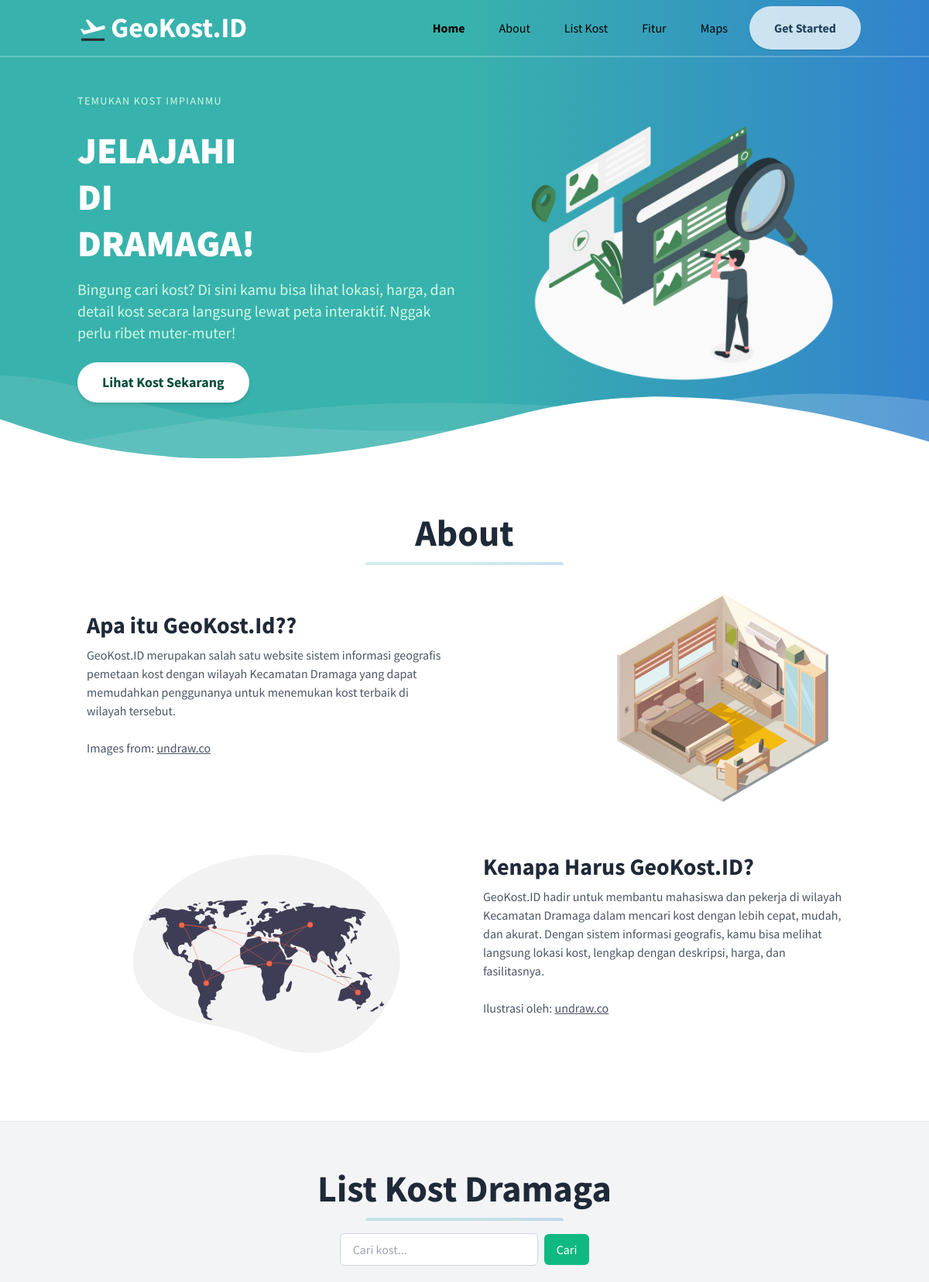
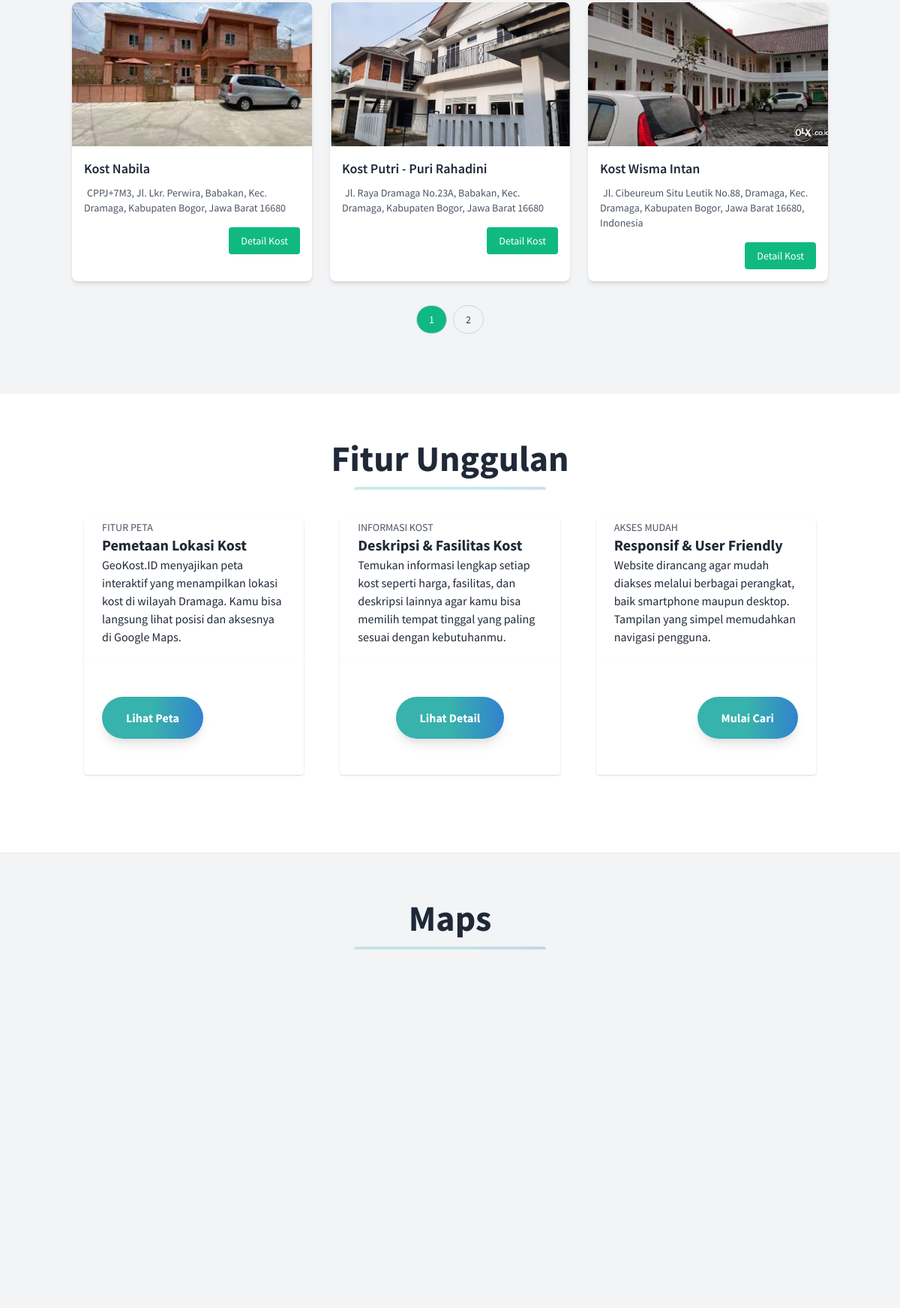
The app's page /index2.php (upper part) with its own data (2 pictures, top to bottom).
### tables this page shows
CREATE TABLE `maps` (
  `id` int UNSIGNED NOT NULL,
  `title` varchar(100) NOT NULL,
  `description` text NOT NULL,
  `info` text NOT NULL,
  `image` varchar(100) DEFAULT NULL,
  `latitude` varchar(40) NOT NULL,
  `longitude` varchar(40) NOT NULL,
  `created_at` timestamp NULL DEFAULT NULL,
  `updated_at` timestamp NULL DEFAULT NULL
);

### index2.php (the view, shortened to what this page needs)
<?php include "header.php"; ?>
<section id="home" data-aos="fade-up">
    <div class="pt-24 gradient text-white">
        <div class="container flex flex-col-reverse items-center px-3 mx-auto md:flex-row">
            <div
                class="flex flex-col items-start justify-center w-full text-center md:w-1/2 md:text-left animate-fadeInLeft">
                <p class="w-full uppercase tracking-widest text-sm text-green-100 mb-2">Temukan Kost Impianmu</p>
                <h1 class="my-4 text-5xl font-extrabold leading-tight">
                    JELAJAHI DI<span
                        class="bg-clip-text text-transparent bg-gradient-to-r from-lime-400 to-green-600">GeoKost.ID</span>
                    DRAMAGA!
                </h1>
                <p class="mb-6 text-xl text-green-100">
                    Bingung cari kost? Di sini kamu bisa lihat lokasi, harga, dan detail kost secara langsung lewat
                    peta
                    interaktif. Nggak perlu ribet muter-muter!
                </p>
                <button id="navAction"
                    class="px-8 py-3 text-lg font-bold text-green-900 bg-white rounded-full shadow-md hover:shadow-xl transition-all duration-300 hover:bg-green-100"
                    onclick="location.href='#kost'">
                    Lihat Kost Sekarang
                </button>
            </div>
            <div class="w-full mb-8 md:mb-0 md:w-1/2 flex justify-center md:justify-end animate-fadeInRight">
                <img class="w-full max-w-md drop-shadow-xl" src="assets/hero.png" alt="Hero Image" />
            </div>
        </div>
    </div>
</section>
<div class="relative -mt-12 lg:-mt-24">
</div>
<section id="about" class="py-8 bg-white border-b" data-aos="fade-up">
    <div class="container max-w-5xl m-8 mx-auto">
        <h1 class="w-full my-2 text-5xl font-bold leading-tight text-center text-gray-800">About</h1>
        <div class="w-full mb-4">
            <div class="w-64 h-1 py-0 mx-auto my-0 rounded-t opacity-25 gradient"></div>
        </div>
        <div class="flex flex-wrap items-center">
            <div class="w-full px-6 mb-6 md:w-1/2 md:mb-0">
                <h3 class="mb-3 text-3xl font-bold leading-none text-gray-800">Apa itu GeoKost.Id??</h3>
                <p class="mb-8 text-gray-600">
                    GeoKost.ID merupakan salah satu website sistem informasi geografis
                    pemetaan kost dengan wilayah Kecamatan Dramaga yang dapat memudahkan penggunanya untuk
                    menemukan
                    kost terbaik di wilayah tersebut.<br /><br />
                    Images from: <a class="text-orange-500 underline" href="https://undraw.co/">undraw.co</a>
                </p>
            </div>
            <div class="w-full md:w-1/2 flex justify-center md:justify-end px-6">
                <img src="assets/room.png" alt="gambar hero section" class="w-4/5 md:w-3/4 lg:w-2/3" />
            </div>
        </div>
        <div class="flex flex-col-reverse flex-wrap sm:flex-row">
            <div class="w-full p-6 mt-6 sm:w-1/2">
            </div>
            <div class="w-full p-6 mt-6 sm:w-1/2">
                <div class="align-middle">
                    <h3 class="mb-3 text-3xl font-bold leading-none text-gray-800">Kenapa Harus GeoKost.ID?</h3>
                    <p class="mb-8 text-gray-600">
                        GeoKost.ID hadir untuk membantu mahasiswa dan pekerja di wilayah Kecamatan Dramaga dalam
                        mencari kost
                        dengan lebih cepat, mudah, dan akurat. Dengan sistem informasi geografis, kamu bisa
                        melihat
                        langsung
                        lokasi kost, lengkap dengan deskripsi, harga, dan fasilitasnya.<br /><br />
                        Ilustrasi oleh: <a class="text-orange-500 underline" href="https://undraw.co/">undraw.co</a>
                    </p>
                </div>
            </div>
        </div>
    </div>
</section>
<?php
$limit = 3;
$page = isset($_GET['page']) ? (int) $_GET['page'] : 1;
$offset = ($page - 1) * $limit;
$search = isset($_GET['search']) ? trim($_GET['search']) : '';
$countSql = "SELECT COUNT(*) FROM maps";
$totalQuery = $pdo->prepare($countSql);
$totalQuery->execute();
$totalData = $totalQuery->fetchColumn();
$totalPages = ceil($totalData / $limit);
$dataSql = "SELECT * FROM maps";
$dataSql .= " ORDER BY id DESC LIMIT :limit OFFSET :offset";
$query = $pdo->prepare($dataSql);
$query->bindValue(':limit', $limit, PDO::PARAM_INT);
$query->bindValue(':offset', $offset, PDO::PARAM_INT);
$query->execute();
$data = $query->fetchAll(PDO::FETCH_ASSOC);
?>
<section id="kost" class="py-8 bg-gray-100" data-aos="fade-left">
    <div class="container px-2 pt-4 pb-12 mx-auto text-gray-800">
        <h1 class="w-full my-2 text-5xl font-bold leading-tight text-center text-gray-800">List Kost Dramaga</h1>
        <div class="w-full mb-4">
            <div class="w-64 h-1 py-0 mx-auto my-0 rounded-t opacity-25 gradient"></div>
        </div>
        <div class="mb-6 text-center">
            <form id="searchForm" method="GET" action="#kost" class="flex justify-center items-center gap-2">
                <input type="text" name="search" placeholder="Cari kost..."
                    value="<?php echo htmlspecialchars($search); ?>"
                    class="px-4 py-2 border border-gray-300 rounded-md w-64 focus:outline-none focus:ring focus:border-green-400">
                <button type="submit"
                    class="px-4 py-2 bg-green-500 text-white rounded-md hover:bg-green-600 transition">Cari</button>
            </form>
        </div>
        <div class="tab-content">
            <div id="tab-1" class="tab-pane fade show p-0 active">
                <div class="grid grid-cols-1 sm:grid-cols-2 md:grid-cols-3 gap-6" id="kost-list">
                    <?php foreach ($data as $kost) { ?>
                        <div class="bg-white rounded-lg shadow-md overflow-hidden hover:shadow-xl transition duration-300">
                            <img class="w-full h-48 object-cover"
                                src="assets/images/maps/<?php echo htmlspecialchars($kost['image']); ?>"
                                alt="<?php echo htmlspecialchars($kost['title']); ?>">
                            <div class="p-4">
                                <h3 class="text-lg font-semibold text-gray-800 mb-2">
                                    <?php echo htmlspecialchars($kost['title']); ?>
                                </h3>
                                <p class="text-gray-600 text-sm">
                                    <?php echo htmlspecialchars($kost['description']); ?>
                                </p>
                                <div class="mt-4 text-right">
                                    <a href="detail.php?id=<?php echo $kost['id']; ?>"
                                        class="inline-block px-4 py-2 text-sm text-white bg-green-500 rounded hover:bg-green-600 transition">Detail
                                        Kost</a>
                                </div>
                            </div>
                        </div>
                    <?php } ?>
                </div>
                <div class="flex justify-center mt-8 space-x-2">
                    <?php for ($i = 1; $i <= $totalPages; $i++): ?>
                        <a href="#kost" onclick="changePage(<?php echo $i; ?>)"
                            class="px-4 py-2 rounded-full border border-gray-300 text-sm <?php echo ($i == $page) ? 'bg-green-500 text-white' : 'text-gray-700 hover:bg-gray-100'; ?>">
                            <?php echo $i; ?>
                        </a>
                    <?php endfor; ?>
                </div>
            </div>
        </div>
    </div>
</section>
<section id="fitur" class="py-8 bg-white border-b" data-aos="zoom-in">
    <div class="container flex flex-wrap pt-4 pb-12 mx-auto">
        <h1 class="w-full my-2 text-5xl font-bold leading-tight text-center text-gray-800">Fitur Unggulan</h1>
        <div class="w-full mb-4">
            <div class="w-64 h-1 py-0 mx-auto my-0 rounded-t opacity-25 gradient"></div>
        </div>
        <div class="flex flex-col flex-grow flex-shrink w-full p-6 md:w-1/3">
            <div class="flex-1 overflow-hidden bg-white rounded-t rounded-b-none shadow">
                <a href="#" class="flex flex-wrap no-underline hover:no-underline">
                    <p class="w-full px-6 text-xs text-gray-600 md:text-sm">FITUR PETA</p>
                    <div class="w-full px-6 text-xl font-bold text-gray-800">Pemetaan Lokasi Kost</div>
                    <p class="px-6 mb-5 text-base text-gray-800">
                        GeoKost.ID menyajikan peta interaktif yang menampilkan lokasi kost di wilayah Dramaga.
                        Kamu bisa langsung lihat posisi dan aksesnya di Google Maps.
                    </p>
                </a>
            </div>
            <div class="flex-none p-6 mt-auto overflow-hidden bg-white rounded-t-none rounded-b shadow">
                <div class="flex items-center justify-start">
                    <button
                        class="px-8 py-4 mx-auto my-6 font-bold text-white rounded-full shadow-lg lg:mx-0 hover:underline gradient">Lihat
                        Peta</button>
                </div>
            </div>
        </div>
        <div class="flex flex-col flex-grow flex-shrink w-full p-6 md:w-1/3">
            <div class="flex-1 overflow-hidden bg-white rounded-t rounded-b-none shadow">
                <a href="#" class="flex flex-wrap no-underline hover:no-underline">
                    <p class="w-full px-6 text-xs text-gray-600 md:text-sm">INFORMASI KOST</p>
                    <div class="w-full px-6 text-xl font-bold text-gray-800">Deskripsi & Fasilitas Kost</div>
                    <p class="px-6 mb-5 text-base text-gray-800">
                        Temukan informasi lengkap setiap kost seperti harga, fasilitas, dan deskripsi lainnya
                        agar kamu bisa memilih tempat tinggal yang paling sesuai dengan kebutuhanmu.
                    </p>
                </a>
            </div>
            <div class="flex-none p-6 mt-auto overflow-hidden bg-white rounded-t-none rounded-b shadow">
                <div class="flex items-center justify-center">
                    <button
                        class="px-8 py-4 mx-auto my-6 font-bold text-white rounded-full shadow-lg lg:mx-0 hover:underline gradient">Lihat
                        Detail</button>
                </div>
            </div>
        </div>
        <div class="flex flex-col flex-grow flex-shrink w-full p-6 md:w-1/3">
            <div class="flex-1 overflow-hidden bg-white rounded-t rounded-b-none shadow">
                <a href="#" class="flex flex-wrap no-underline hover:no-underline">
                    <p class="w-full px-6 text-xs text-gray-600 md:text-sm">AKSES MUDAH</p>
                    <div class="w-full px-6 text-xl font-bold text-gray-800">Responsif & User Friendly</div>
                    <p class="px-6 mb-5 text-base text-gray-800">
                        Website dirancang agar mudah diakses melalui berbagai perangkat, baik smartphone maupun
                        desktop.
                        Tampilan yang simpel memudahkan navigasi pengguna.
                    </p>
                </a>
            </div>
            <div class="flex-none p-6 mt-auto overflow-hidden bg-white rounded-t-none rounded-b shadow">
                <div class="flex items-center justify-end">
                    <button
                        class="px-8 py-4 mx-auto my-6 font-bold text-white rounded-full shadow-lg lg:mx-0 hover:underline gradient">Mulai
                        Cari</button>
                </div>
            </div>
        </div>
    </div>
</section>
<section id="maps" class="py-8 bg-gray-100" data-aos="fade-up">
    <div class="container px-2 pt-4 pb-12 mx-auto text-gray-800">
        <h1 class="w-full my-2 text-5xl font-bold leading-tight text-center text-gray-800">Maps</h1>
        <div class="w-full mb-4">
            <div class="w-64 h-1 py-0 mx-auto my-0 rounded-t opacity-25 gradient"></div>
        </div>
        <div class="span1">
            <div class="content">
                <div class="module">
                    <div class="module-body" style="padding: 120px;">
                        <div id="map-canvas" style="height: 520px;"></div>
                    </div>
                </div>
            </div>
        </div>
    </div>
</section>
<?php include "footer.php"; ?>

### header.php (style rules this page uses)
.gradient { background: linear-gradient(90deg, #38b2ac 50%, #3182ce 100%); }

### index2.php (style rules this page uses)
.animate-fadeInLeft { animation: fadeInLeft 1s ease-out both; }
.animate-fadeInRight { animation: fadeInRight 1s ease-out both; }

### records on screen
maps: image (picture), title "Kost Nabila", description "CPPJ+7M3, Jl. Lkr. Perwira, Babakan, Kec. Dramaga, Kabupaten Bogor, Jawa Barat 16680"
maps: image (picture), title "Kost Putri - Puri Rahadini", description "Jl. Raya Dramaga No.23A, Babakan, Kec. Dramaga, Kabupaten Bogor, Jawa Barat 16680"
maps: image (picture), title "Kost Wisma Intan", description "Jl. Cibeureum Situ Leutik No.88, Dramaga, Kec. Dramaga, Kabupaten Bogor, Jawa Barat 16680, Indonesia"
